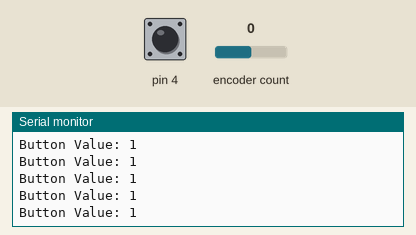
Bench run of a sketch on a simulated Arduino Uno, built with avr-gcc and run on an emulated ATmega328P. On the bench: the last lines printed to the serial monitor. The test bench sets the inputs (shaded band); at power-on: encoder count 0, pin 4 HIGH.

Above: at 1.7 s.
1.8 s: encoder count set to 1
At 2.18 s:
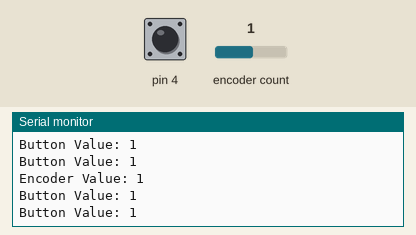
3.3 s: encoder count set to 0
At 3.74 s:
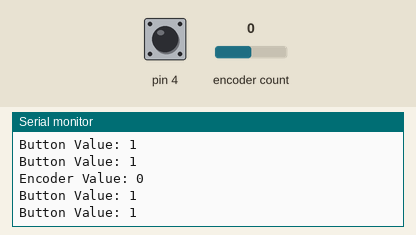

The sketch:

ESI_N_1_Standalone_Control_Rev1.ino
```cpp
// SparkFun Serial LCD example 1
// Clear the display and say "Hello World!"

// This sketch is for Arduino versions 1.0 and later
// If you're using an Arduino version older than 1.0, use
// the other example code available on the tutorial page.

// Use the softwareserial library to create a new "soft" serial port
// for the display. This prevents display corruption when uploading code.
#include <SoftwareSerial.h>

// Attach the serial display's RX line to digital pin 2
SoftwareSerial LCDSerial(12,13); // pin 2 = TX, pin 3 = RX (unused)

#include <ClickEncoder.h>
#include <TimerOne.h>


#define ENC_FLAKY
ClickEncoder *encoder;
int16_t last, value, b;

void timerIsr() {
  encoder->service();
}


//    setup section _________________________________________________________________________

void setup()
{
  LCDSerial.begin(9600); // set up serial port for 9600 baud
  delay(500); // wait for display to boot up

  encoder = new ClickEncoder(2, 3, 4);
  Timer1.initialize(1000);
  Timer1.attachInterrupt(timerIsr);

  last = -1;

  Serial.begin(9600);
  Serial.println("Start");

  pinMode(4, INPUT);

}

//    looping section _________________________________________________________________________

void loop()
{
   value += encoder->getValue();
   b = encoder->getButton();

  if (value != last) {
    last = value;
    Serial.print("Encoder Value: ");
    Serial.println(value);
  }


  b = digitalRead(4);
      Serial.print("Button Value: ");
    Serial.println(b);

  LCDSerial.write(254); // move cursor to beginning of first line
  LCDSerial.write(128);

  LCDSerial.write("                "); // clear display
  LCDSerial.write("                ");

  LCDSerial.write(254); // move cursor to beginning of first line
  LCDSerial.write(128);

  LCDSerial.write("Hello, world!");
  LCDSerial.write(254);
  LCDSerial.write(192);

  LCDSerial.write(value);

  delay(100);

}
```

Measured:
- after the input at 1.8 s, the serial monitor: prints a new line after 0.10 s (image 1)
